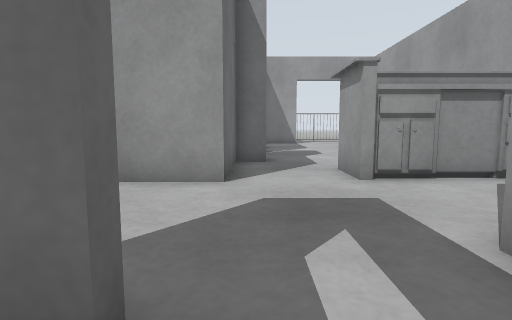
view 1 (above)

18 first-person views from a walk through a robot-simulator world made for Gazebo. The camera is 0.5 m above the floor, tilts 6° down and sees 80° across. The floor is counted in squares, 0.5 m on a side. Each view is taken from the middle of a square. On the plan, view 1 faces up. The plan holds only what a view shows up to about 12 squares ahead; the rest is blank.

view 2
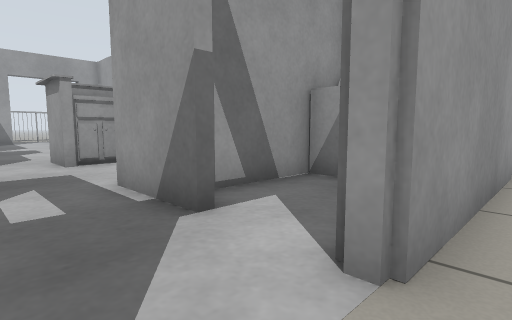

view 3
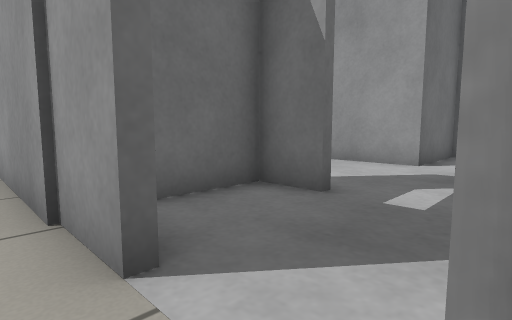

view 4
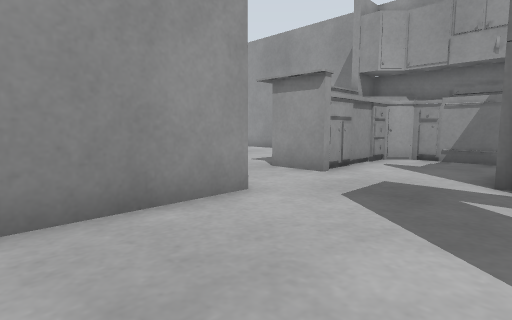

view 5
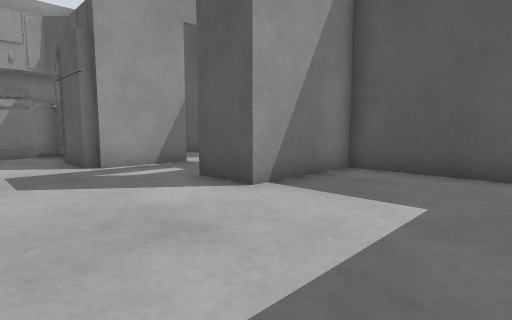

view 6
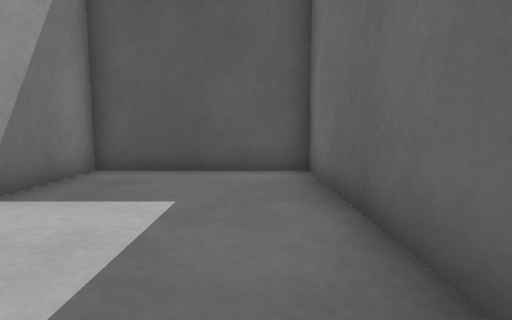

view 7
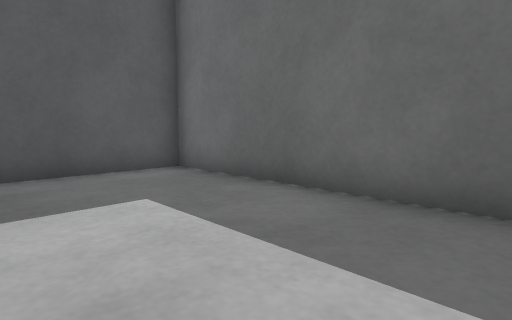

view 8
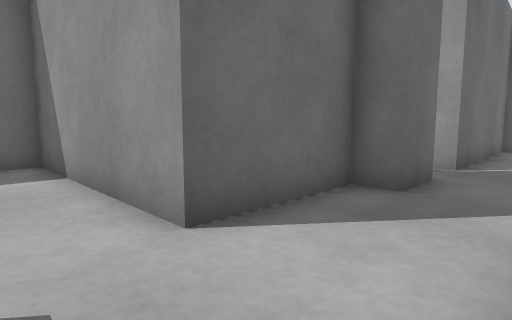

view 9
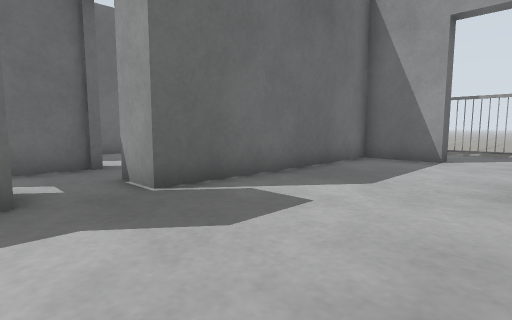

view 10
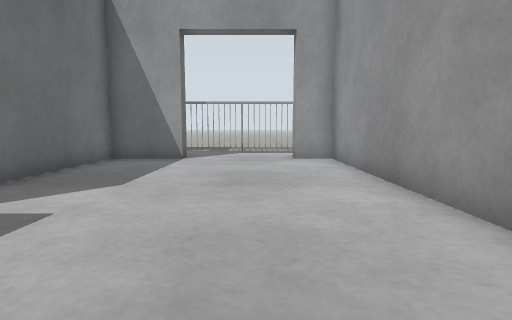

view 11
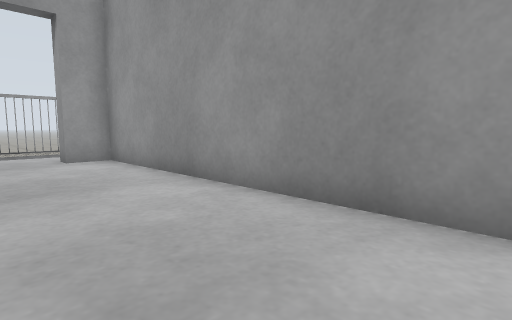

view 12
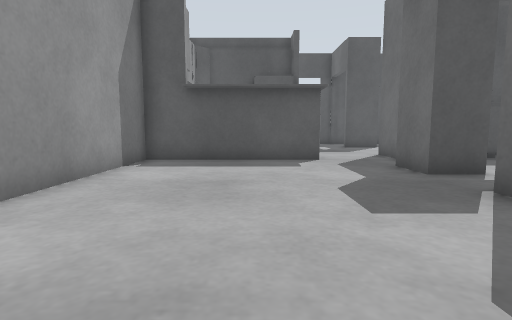

view 13
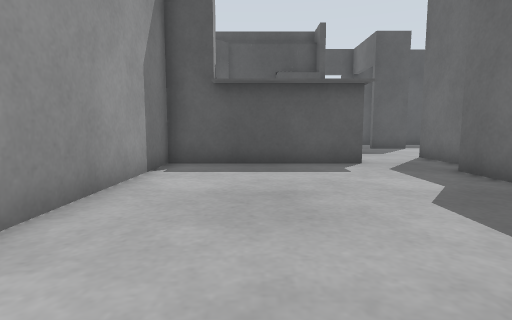

view 14
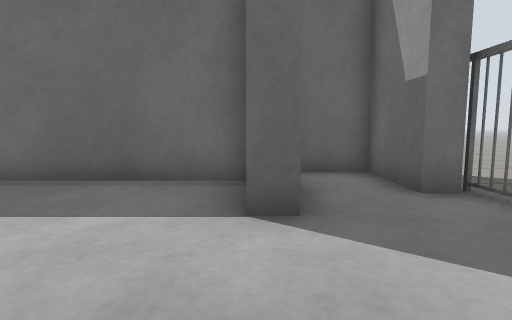

view 15
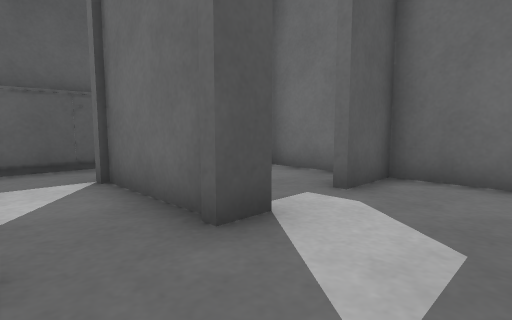

view 16
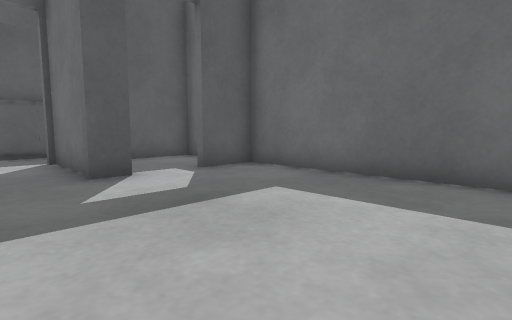

view 17
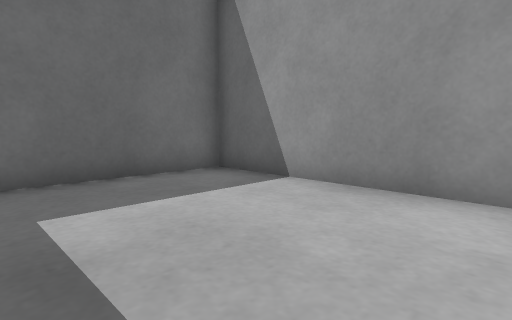

view 18
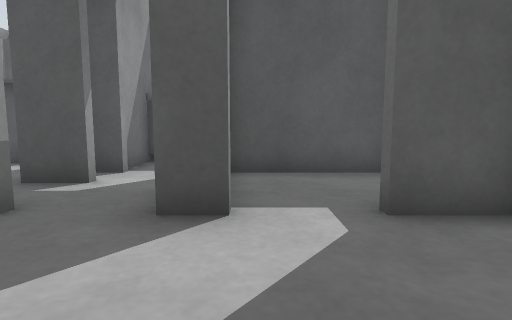

### Floor plan
Points are (right, up) in squares from view 1. A wall is a line through its corners. A room is listed if a view was taken in it or the views show most of it. See-through windows are left out.
Room 1 (views 1, 8)
walls: (-0.5, 1) (-2, 1) (-2, -1.1); (2, -0.1) (2, 2.7) (4.1, 2.7); (-2.2, 1.3) (-0.5, 1.3); (5.7, 5.9) (2, 5.9) (2, 7.9); (6.8, 2.4) (6.8, 5.9) (6.3, 6.4); (0.3, 9) (-0.6, 9); (6.9, 1) (2.9, 1); (-0.6, 9.2) (-0.6, 5.6) (-2.6, 5.6)
low walls: (5.1, 2.4) (6.3, 2.4) (6.3, 5.3) (5.7, 5.9); (5.6, 0.1) (5.6, 1); (2, -2.4) (2, -1.8)
ways out: opening at (1, -2) to room 2; opening at (-1.5, 3.5) to room 3; opening at (1, 8) to room 4
Room 2 (views 2, 3)
walls: (0.1, -2.3) (-5.8, -2.3); (7.5, -2.3) (1.8, -2.3)
ways out: opening at (1, -2) to room 1
Room 3 (views 4, 5, 6, 7)
walls: (-2.6, 5.6) (-7.2, 5.6) (-7.2, -2.1) (-2.2, -2.1) (-2.2, 1.3)
ways out: opening at (-1.5, 3.5) to room 1
Room 4 (views 9, 10, 11, 12, 13)
walls: (-1, 10.5) (0.3, 10.5) (0.3, 9); (2.6, 19.9) (0.3, 19.9) (0.3, 12.3) (-1.1, 12.3); (2, 7.9) (6.2, 7.9); (-1.1, 9.2) (-0.6, 9.2); (1.9, 7.4) (7.5, 7.4) (7.5, 19.9) (6.3, 19.9)
ways out: opening at (1, 8) to room 1; opening at (4.5, 20) to room 5; opening at (-0.5, 11.5) to room 7
Room 5 (view 14)
walls: (2.6, 20.6) (2.6, 19.9); (1.4, 22.5) (-0.8, 22.5) (-0.8, 21); (6.3, 19.9) (6.3, 20.5)
low walls: (6.9, 23.3) (1.1, 23.3)
ways out: opening at (4.5, 20) to room 4
Room 6 (views 15, 16, 17, 18)
walls: (-3.8, 12.6) (-2.8, 12.6); (-7.2, 11.4) (-7.2, 9.2) (-3.4, 9.2); (-1.4, 19.9) (-7.2, 19.9) (-7.2, 12.6) (-5.5, 12.6)
ways out: opening at (-2, 13) to room 7
Room 7 (no view inside)
walls: (-3, 12.6) (-3, 8.9)
ways out: opening at (-0.5, 11.5) to room 4; opening at (-2, 13) to room 6; opening at (-2, 9.5)

Where each view was taken, in squares from view 1:
view 1: 0 up, 0 right, facing up
view 2: 3 down, 0 right, facing up-right
view 3: 3 down, 2 right, facing up-left
view 4: 2 up, 4 left, facing up-right
view 5: 5 up, 6 left, facing down-right
view 6: 5 up, 6 left, facing down
view 7: 5 up, 3 left, facing down-left
view 8: 4 up, 2 right, facing up-left
view 9: 10 up, 5 right, facing up-left
view 10: 10 up, 5 right, facing up
view 11: 10 up, 4 right, facing up-right
view 12: 17 up, 4 right, facing down
view 13: 16 up, 5 right, facing down
view 14: 20 up, 6 right, facing left
view 15: 15 up, 1 left, facing down-left
view 16: 19 up, 1 left, facing down-left
view 17: 15 up, 1 left, facing up-left
view 18: 16 up, 4 left, facing down
